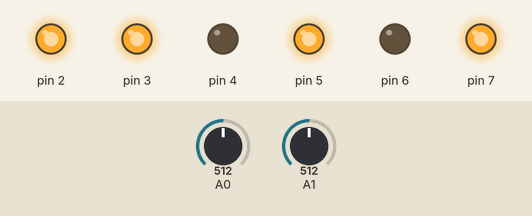
This sketch was run on a simulated Arduino Uno, built with avr-gcc and run on an emulated ATmega328P. Shown: output pins drawn as LEDs (lit = HIGH). Inputs (shaded band) come from the test bench; at power-on: A0 = 512, A1 = 512. What the sketch prints to the serial monitor is not drawn.

Above: at 1.2 s.
1.3 s: A0 set to 11
2.8 s: A0 set to 8
5.8 s: A1 set to 109
8.8 s: A1 set to 93
Timing chart, 0 to 11.3 s (numbered marks = the images above; inputs shaded):
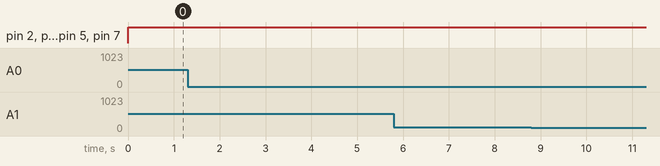

The sketch:

L298NTest.ino
```cpp
void setup() {
  // put your setup code here, to run once:


  pinMode(2, OUTPUT);
  pinMode(3, OUTPUT);
  pinMode(4, OUTPUT);
  pinMode(5, OUTPUT);
  pinMode(6, OUTPUT);
  pinMode(7, OUTPUT);
  Serial.begin(9600);
}

void loop() {
  // put your main code here, to run repeatedly:
  Serial.print("A0: ");
  Serial.print(analogRead(A0));
  Serial.print(", A1: ");
  Serial.print(analogRead(A1));
  Serial.println();

  digitalWrite(2, 1);
  digitalWrite(3, 1);
  digitalWrite(4, 0);
  digitalWrite(5, 1);
  digitalWrite(6, 0);
  digitalWrite(7, 1);
}
```

Measured:
- after the input at 1.3 s, every drawn part: stays the same
- after the input at 2.8 s, every drawn part: stays the same
- after the input at 5.8 s, every drawn part: stays the same
- after the input at 8.8 s, every drawn part: stays the same
